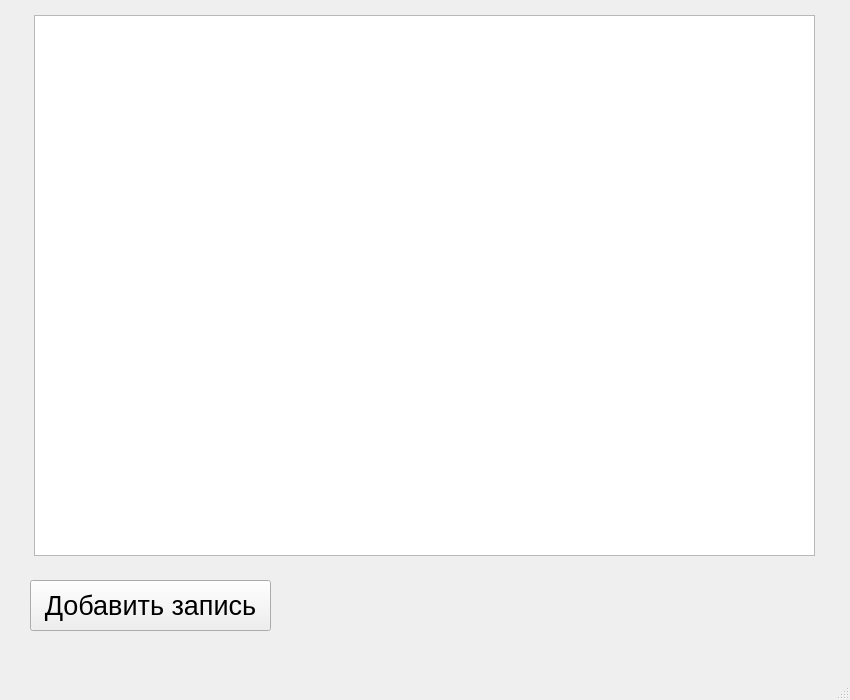
<?xml version="1.0" encoding="UTF-8"?>
<ui version="4.0">
 <class>MainWindow</class>
 <widget class="QMainWindow" name="MainWindow">
  <property name="geometry">
   <rect>
    <x>0</x>
    <y>0</y>
    <width>850</width>
    <height>700</height>
   </rect>
  </property>
  <property name="windowTitle">
   <string>MainWindow</string>
  </property>
  <widget class="QWidget" name="centralwidget">
   <widget class="QTableWidget" name="tableWidget">
    <property name="geometry">
     <rect>
      <x>34</x>
      <y>15</y>
      <width>781</width>
      <height>541</height>
     </rect>
    </property>
   </widget>
   <widget class="QPushButton" name="pushButton">
    <property name="geometry">
     <rect>
      <x>30</x>
      <y>580</y>
      <width>241</width>
      <height>51</height>
     </rect>
    </property>
    <property name="font">
     <font>
      <pointsize>20</pointsize>
     </font>
    </property>
    <property name="text">
     <string>Добавить запись</string>
    </property>
   </widget>
  </widget>
  <widget class="QMenuBar" name="menubar">
   <property name="geometry">
    <rect>
     <x>0</x>
     <y>0</y>
     <width>850</width>
     <height>21</height>
    </rect>
   </property>
  </widget>
  <widget class="QStatusBar" name="statusbar"/>
 </widget>
 <resources/>
 <connections/>
</ui>
